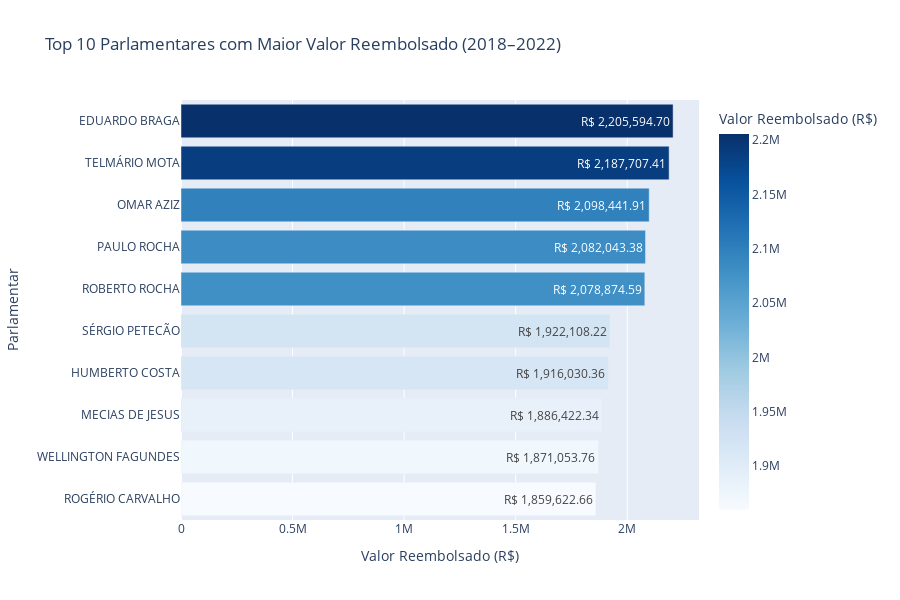

Notebook source saved alongside this figure:
### Code cell
import plotly.express as px
import pandas as pd

# Agrupa e ordena os parlamentares pelo total gasto
gastos_por_parlamentar = df.groupby('nome_parlamentar')['valor_reembolsado'].sum().sort_values(ascending=False)
top10 = gastos_por_parlamentar.head(10).reset_index()

# Cria o gráfico interativo
fig = px.bar(
    top10,
    x='valor_reembolsado',
    y='nome_parlamentar',
    orientation='h',
    color='valor_reembolsado',
    color_continuous_scale='Blues',
    text='valor_reembolsado',
    labels={'valor_reembolsado': 'Valor Reembolsado (R$)', 'nome_parlamentar': 'Parlamentar'},
    title='Top 10 Parlamentares com Maior Valor Reembolsado (2018–2022)'
)

# Inverte o eixo Y para o maior no topo
fig.update_layout(
    yaxis=dict(autorange="reversed"),
    height=600
)

# Formata os valores como moeda brasileira no hover e na barra
fig.update_traces(texttemplate='R$ %{text:,.2f}', hovertemplate='%{y}<br>R$ %{x:,.2f}')

fig.show()

### Figure 1 — Plotly figure (JSON) as saved in the notebook; plotly's stock layout.template omitted (floating-point values rounded to 4 significant figures)
{"data": [{"hovertemplate": "%{y}<br>R$ %{x:,.2f}", "legendgroup": "", "marker": {"color": [2206000.0, 2188000.0, 2098000.0, 2082000.0, 2079000.0, 1922000.0, 1916000.0, 1886000.0, 1871000.0, 1860000.0], "coloraxis": "coloraxis", "pattern": {"shape": ""}}, "name": "", "orientation": "h", "showlegend": false, "text": [2206000.0, 2188000.0, 2098000.0, 2082000.0, 2079000.0, 1922000.0, 1916000.0, 1886000.0, 1871000.0, 1860000.0], "textposition": "auto", "texttemplate": "R$ %{text:,.2f}", "type": "bar", "x": [2206000.0, 2188000.0, 2098000.0, 2082000.0, 2079000.0, 1922000.0, 1916000.0, 1886000.0, 1871000.0, 1860000.0], "xaxis": "x", "y": ["EDUARDO BRAGA", "TELMÁRIO MOTA", "OMAR AZIZ", "PAULO ROCHA", "ROBERTO ROCHA", "SÉRGIO PETECÃO", "HUMBERTO COSTA", "MECIAS DE JESUS", "WELLINGTON FAGUNDES", "ROGÉRIO CARVALHO"], "yaxis": "y"}], "layout": {"barmode": "relative", "coloraxis": {"colorbar": {"title": {"text": "Valor Reembolsado (R$)"}}, "colorscale": [[0, "rgb(247,251,255)"], [0.125, "rgb(222,235,247)"], [0.25, "rgb(198,219,239)"], [0.375, "rgb(158,202,225)"], [0.5, "rgb(107,174,214)"], [0.625, "rgb(66,146,198)"], [0.75, "rgb(33,113,181)"], [0.875, "rgb(8,81,156)"], [1, "rgb(8,48,107)"]]}, "height": 600, "legend": {"tracegroupgap": 0}, "title": {"text": "Top 10 Parlamentares com Maior Valor Reembolsado (2018–2022)"}, "xaxis": {"anchor": "y", "domain": [0, 1], "title": {"text": "Valor Reembolsado (R$)"}}, "yaxis": {"anchor": "x", "autorange": "reversed", "domain": [0, 1], "title": {"text": "Parlamentar"}}}}
